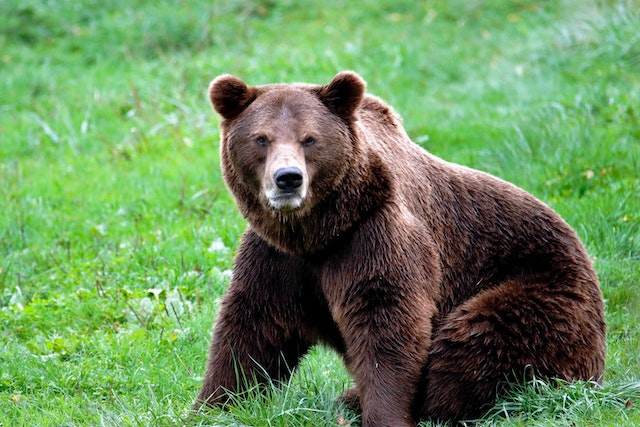
#> input picture 5-Image_Threshold/bear.jpg, 640 x 427 px
$ python global_threshold.py
#> lines starting #> are read from the running program, lines starting #| are printed output that depends on the picture; after the words box and inside, x2 and y2 are one past the last pixel; in counts of white or black regions, pixels touching at a corner belong together
import cv2 as cv

img = cv.imread('bear.jpg')
#> img is the input picture: shape (427, 640, 3); mean B, G, R 91.8, 141.6, 106.1

img_gray = cv.cvtColor(img, cv.COLOR_BGR2GRAY)
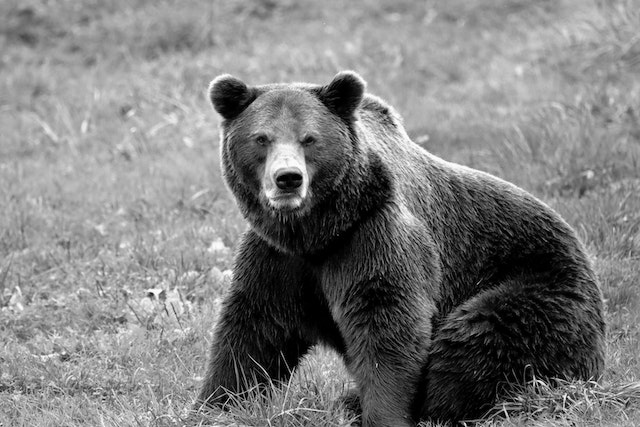
#> img_gray: shape (427, 640); min 0, max 255, mean 125.3

# global threshold
ret, thresh = cv.threshold(img_gray, 80, 255, cv.THRESH_BINARY)
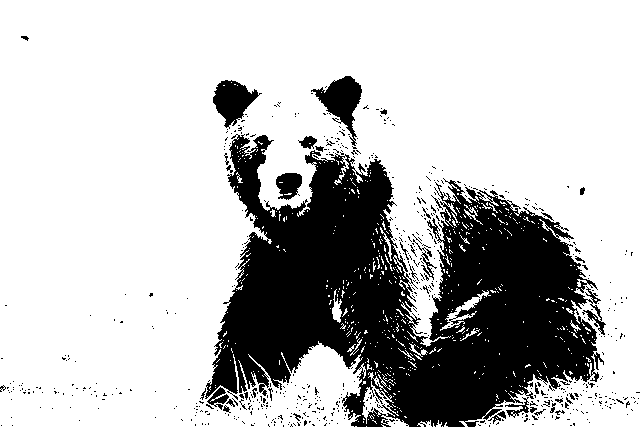
#> thresh: shape (427, 640); 74.5% white; 619 black regions (580 under 20 px), largest, box (x1, y1, x2, y2) and area: (205, 134, 606, 427) 63228, (311, 76, 362, 146) 1463, (213, 80, 262, 129) 1258

"""
retval, threshold_output = cv2.threshold(src, thresh, maxval, type[, dst])

'src':
This is the source (input) image, which should be a single-channel (grayscale) image.

'thresh':
This is the threshold value.
Pixels with intensity values greater than this threshold will be set to a certain value (specified by maxval),
and those below the threshold will be set to another value (usually 0).

maxval:
This is the maximum value to be used with the binary and binary inverted thresholding types.
It is the value assigned to pixels that are greater than the threshold.

type:
This parameter specifies the type of thresholding to be applied.
It can take one of the following values:

cv2.THRESH_BINARY: Binary thresholding (pixel values below the threshold are set to 0, and values above are set to maxval).
cv2.THRESH_BINARY_INV: Inverted binary thresholding (opposite of cv2.THRESH_BINARY).
cv2.THRESH_TRUNC: Threshold truncated (values above the threshold are set to the threshold, and values below remain unchanged).
cv2.THRESH_TOZERO: Set to zero (values below the threshold are set to 0, and values above remain unchanged).
cv2.THRESH_TOZERO_INV: Inverted set to zero (values below the threshold remain unchanged, and values above are set to 0).
dst (optional): This is the output image of the same size and type as src. It is not necessary to pass this parameter; if not provided, the function will modify the input image in place.

The function returns two values:
retval: The threshold value that was used (useful in adaptive thresholding).
threshold_output: The thresholded image.

"""

cv.imshow('img', img)
cv.imshow('img_gray', img_gray)
cv.imshow('thresh', thresh)
cv.waitKey(0)

$ run again, with 5-Image_Threshold/handwritten.png saved as 5-Image_Threshold/bear.jpg
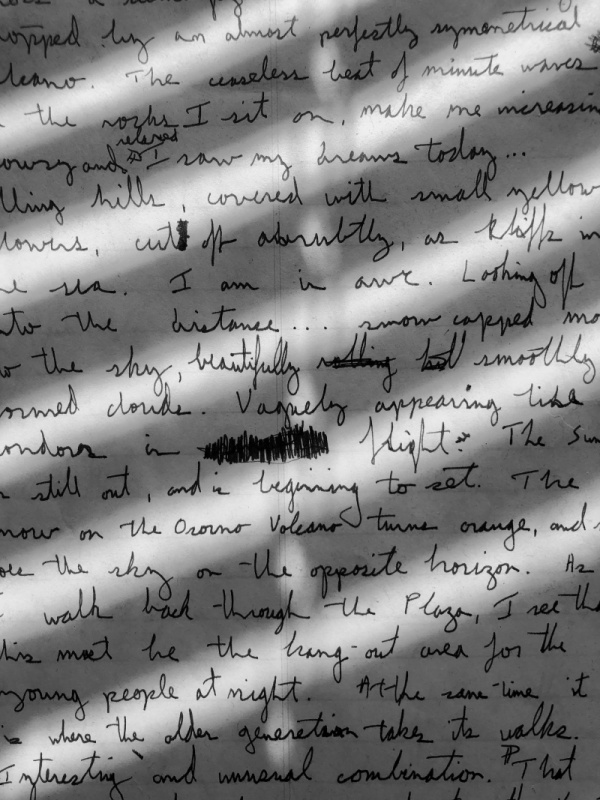
#> input picture 5-Image_Threshold/handwritten.png, 600 x 800 px
#> img is the input picture: shape (800, 600, 3); min 0, max 244, mean 129.6
#> `ret, thresh = cv.threshold(img_gray, 80, 255, cv.THRESH_BINARY)`:
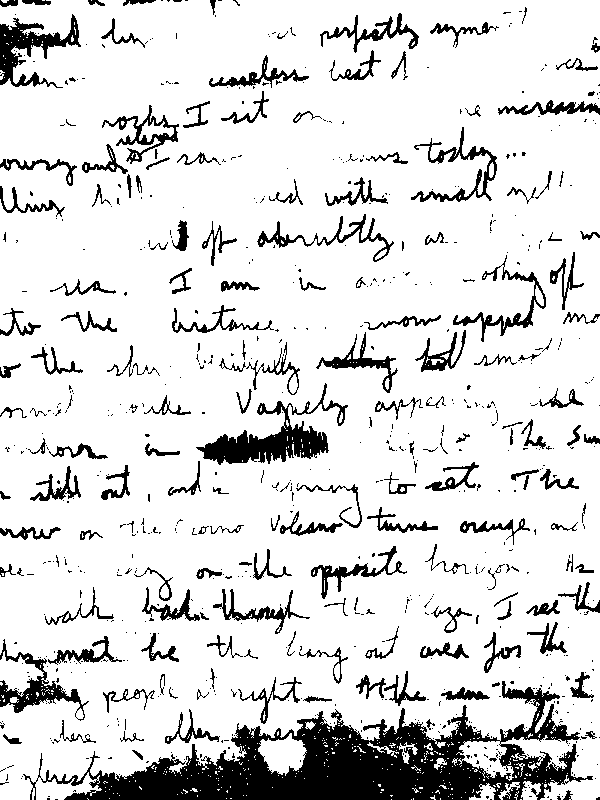
#> thresh: shape (800, 600); 85.9% white; 754 black regions (585 under 20 px), largest, box (x1, y1, x2, y2) and area: (23, 681, 593, 800) 24242, (196, 383, 348, 465) 3625, (0, 14, 81, 88) 2187
